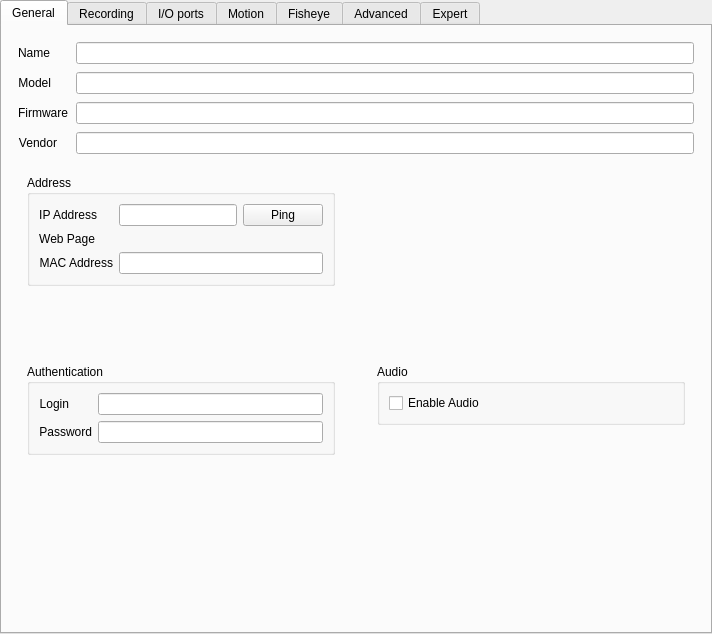
<?xml version="1.0" encoding="UTF-8"?>
<ui version="4.0">
 <class>SingleCameraSettingsWidget</class>
 <widget class="QWidget" name="SingleCameraSettingsWidget">
  <property name="geometry">
   <rect>
    <x>0</x>
    <y>0</y>
    <width>712</width>
    <height>634</height>
   </rect>
  </property>
  <layout class="QVBoxLayout" name="verticalLayout_8">
   <property name="spacing">
    <number>0</number>
   </property>
   <property name="leftMargin">
    <number>0</number>
   </property>
   <property name="topMargin">
    <number>0</number>
   </property>
   <property name="rightMargin">
    <number>0</number>
   </property>
   <property name="bottomMargin">
    <number>0</number>
   </property>
   <item>
    <widget class="QTabWidget" name="tabWidget">
     <property name="currentIndex">
      <number>0</number>
     </property>
     <widget class="QWidget" name="generalTab">
      <attribute name="title">
       <string>General</string>
      </attribute>
      <layout class="QVBoxLayout" name="verticalLayout_2" stretch="0,0">
       <property name="spacing">
        <number>0</number>
       </property>
       <property name="leftMargin">
        <number>0</number>
       </property>
       <property name="topMargin">
        <number>0</number>
       </property>
       <property name="rightMargin">
        <number>0</number>
       </property>
       <property name="bottomMargin">
        <number>0</number>
       </property>
       <item>
        <widget class="QnWearableProgressWidget" name="wearableProgressWidget" native="true"/>
       </item>
       <item>
        <layout class="QVBoxLayout" name="generalLayout">
         <property name="leftMargin">
          <number>16</number>
         </property>
         <property name="topMargin">
          <number>16</number>
         </property>
         <property name="rightMargin">
          <number>16</number>
         </property>
         <property name="bottomMargin">
          <number>16</number>
         </property>
         <item>
          <layout class="QFormLayout" name="topFormLayout">
           <property name="fieldGrowthPolicy">
            <enum>QFormLayout::AllNonFixedFieldsGrow</enum>
           </property>
           <property name="horizontalSpacing">
            <number>8</number>
           </property>
           <property name="verticalSpacing">
            <number>8</number>
           </property>
           <item row="0" column="0">
            <widget class="QLabel" name="nameLabel">
             <property name="text">
              <string>Name</string>
             </property>
             <property name="alignment">
              <set>Qt::AlignRight|Qt::AlignTrailing|Qt::AlignVCenter</set>
             </property>
            </widget>
           </item>
           <item row="0" column="1">
            <widget class="QLineEdit" name="nameEdit"/>
           </item>
           <item row="1" column="0">
            <widget class="QLabel" name="modelLabel">
             <property name="text">
              <string>Model</string>
             </property>
             <property name="alignment">
              <set>Qt::AlignRight|Qt::AlignTrailing|Qt::AlignVCenter</set>
             </property>
            </widget>
           </item>
           <item row="1" column="1">
            <widget class="QLineEdit" name="modelEdit">
             <property name="readOnly">
              <bool>true</bool>
             </property>
            </widget>
           </item>
           <item row="2" column="0">
            <widget class="QLabel" name="firmwareLabel">
             <property name="text">
              <string>Firmware</string>
             </property>
             <property name="alignment">
              <set>Qt::AlignRight|Qt::AlignTrailing|Qt::AlignVCenter</set>
             </property>
            </widget>
           </item>
           <item row="2" column="1">
            <widget class="QLineEdit" name="firmwareEdit">
             <property name="readOnly">
              <bool>true</bool>
             </property>
            </widget>
           </item>
           <item row="3" column="0">
            <widget class="QLabel" name="vendorLabel">
             <property name="text">
              <string>Vendor</string>
             </property>
             <property name="alignment">
              <set>Qt::AlignRight|Qt::AlignTrailing|Qt::AlignVCenter</set>
             </property>
            </widget>
           </item>
           <item row="3" column="1">
            <widget class="QLineEdit" name="vendorEdit">
             <property name="readOnly">
              <bool>true</bool>
             </property>
            </widget>
           </item>
          </layout>
         </item>
         <item>
          <widget class="QnWearableUploadWidget" name="wearableUploadWidget" native="true"/>
         </item>
         <item>
          <layout class="QGridLayout" name="generalGridLayout" columnstretch="1,1">
           <property name="topMargin">
            <number>12</number>
           </property>
           <property name="horizontalSpacing">
            <number>24</number>
           </property>
           <property name="verticalSpacing">
            <number>20</number>
           </property>
           <item row="1" column="0">
            <widget class="QStackedWidget" name="authenticationOrWearableInfoWidget">
             <property name="currentIndex">
              <number>0</number>
             </property>
             <widget class="QWidget" name="authenticationPage">
              <layout class="QVBoxLayout" name="verticalLayout_5">
               <item>
                <widget class="QGroupBox" name="authenticationGroupBox">
                 <property name="title">
                  <string>Authentication</string>
                 </property>
                 <property name="flat">
                  <bool>true</bool>
                 </property>
                 <layout class="QFormLayout" name="authenticationFormLayout">
                  <property name="fieldGrowthPolicy">
                   <enum>QFormLayout::AllNonFixedFieldsGrow</enum>
                  </property>
                  <item row="0" column="0">
                   <widget class="QLabel" name="loginLabel">
                    <property name="text">
                     <string>Login</string>
                    </property>
                    <property name="alignment">
                     <set>Qt::AlignRight|Qt::AlignTrailing|Qt::AlignVCenter</set>
                    </property>
                   </widget>
                  </item>
                  <item row="0" column="1">
                   <widget class="QLineEdit" name="loginEdit"/>
                  </item>
                  <item row="1" column="0">
                   <widget class="QLabel" name="passwordLabel">
                    <property name="text">
                     <string>Password</string>
                    </property>
                    <property name="alignment">
                     <set>Qt::AlignRight|Qt::AlignTrailing|Qt::AlignVCenter</set>
                    </property>
                   </widget>
                  </item>
                  <item row="1" column="1">
                   <widget class="QLineEdit" name="passwordEdit">
                    <property name="echoMode">
                     <enum>QLineEdit::PasswordEchoOnEdit</enum>
                    </property>
                   </widget>
                  </item>
                 </layout>
                </widget>
               </item>
               <item>
                <spacer name="verticalSpacer_5">
                 <property name="orientation">
                  <enum>Qt::Vertical</enum>
                 </property>
                 <property name="sizeHint" stdset="0">
                  <size>
                   <width>20</width>
                   <height>40</height>
                  </size>
                 </property>
                </spacer>
               </item>
              </layout>
             </widget>
             <widget class="QWidget" name="wearableInfoPage">
              <layout class="QVBoxLayout" name="verticalLayout_12">
               <item>
                <widget class="QLabel" name="wearableInfoLabel">
                 <property name="text">
                  <string>Uploaded archive can be deleted automatically, if there is no free space on a server storage.
The oldest footage among all cameras on the server will be deleted first.</string>
                 </property>
                 <property name="alignment">
                  <set>Qt::AlignLeading|Qt::AlignLeft|Qt::AlignTop</set>
                 </property>
                 <property name="wordWrap">
                  <bool>true</bool>
                 </property>
                </widget>
               </item>
              </layout>
             </widget>
            </widget>
           </item>
           <item row="0" column="0">
            <widget class="QStackedWidget" name="addressOrArchiveLengthWidget">
             <property name="currentIndex">
              <number>0</number>
             </property>
             <widget class="QWidget" name="addressPage">
              <layout class="QVBoxLayout" name="verticalLayout_4">
               <item>
                <widget class="QGroupBox" name="addressGroupBox">
                 <property name="title">
                  <string>Address</string>
                 </property>
                 <property name="flat">
                  <bool>true</bool>
                 </property>
                 <layout class="QFormLayout" name="addressFormLayout">
                  <property name="sizeConstraint">
                   <enum>QLayout::SetNoConstraint</enum>
                  </property>
                  <property name="fieldGrowthPolicy">
                   <enum>QFormLayout::AllNonFixedFieldsGrow</enum>
                  </property>
                  <item row="0" column="0">
                   <widget class="QLabel" name="ipAddressLabel">
                    <property name="text">
                     <string>IP Address</string>
                    </property>
                    <property name="alignment">
                     <set>Qt::AlignRight|Qt::AlignTrailing|Qt::AlignVCenter</set>
                    </property>
                   </widget>
                  </item>
                  <item row="0" column="1">
                   <layout class="QHBoxLayout" name="horizontalLayout_5">
                    <item>
                     <widget class="QLineEdit" name="ipAddressEdit">
                      <property name="enabled">
                       <bool>true</bool>
                      </property>
                      <property name="frame">
                       <bool>true</bool>
                      </property>
                      <property name="readOnly">
                       <bool>true</bool>
                      </property>
                     </widget>
                    </item>
                    <item>
                     <widget class="QPushButton" name="pingButton">
                      <property name="sizePolicy">
                       <sizepolicy hsizetype="Fixed" vsizetype="Fixed">
                        <horstretch>0</horstretch>
                        <verstretch>0</verstretch>
                       </sizepolicy>
                      </property>
                      <property name="text">
                       <string>Ping</string>
                      </property>
                     </widget>
                    </item>
                   </layout>
                  </item>
                  <item row="1" column="0">
                   <widget class="QLabel" name="webPageLabel">
                    <property name="text">
                     <string>Web Page</string>
                    </property>
                    <property name="alignment">
                     <set>Qt::AlignRight|Qt::AlignTrailing|Qt::AlignVCenter</set>
                    </property>
                   </widget>
                  </item>
                  <item row="1" column="1">
                   <widget class="QLabel" name="webPageLink">
                    <property name="focusPolicy">
                     <enum>Qt::StrongFocus</enum>
                    </property>
                    <property name="text">
                     <string notr="true">&lt;camera url&gt;</string>
                    </property>
                    <property name="openExternalLinks">
                     <bool>false</bool>
                    </property>
                    <property name="textInteractionFlags">
                     <set>Qt::LinksAccessibleByKeyboard|Qt::LinksAccessibleByMouse</set>
                    </property>
                   </widget>
                  </item>
                  <item row="2" column="0">
                   <widget class="QLabel" name="macAddressLabel">
                    <property name="text">
                     <string>MAC Address</string>
                    </property>
                    <property name="alignment">
                     <set>Qt::AlignRight|Qt::AlignTrailing|Qt::AlignVCenter</set>
                    </property>
                   </widget>
                  </item>
                  <item row="2" column="1">
                   <widget class="QLineEdit" name="macAddressEdit">
                    <property name="readOnly">
                     <bool>true</bool>
                    </property>
                   </widget>
                  </item>
                 </layout>
                </widget>
               </item>
               <item>
                <spacer name="verticalSpacer_3">
                 <property name="orientation">
                  <enum>Qt::Vertical</enum>
                 </property>
                 <property name="sizeHint" stdset="0">
                  <size>
                   <width>20</width>
                   <height>40</height>
                  </size>
                 </property>
                </spacer>
               </item>
              </layout>
             </widget>
             <widget class="QWidget" name="wearableArchiveLengthPage">
              <layout class="QVBoxLayout" name="verticalLayout_13">
               <item>
                <widget class="QnArchiveLengthWidget" name="wearableArchiveLengthWidget" native="true"/>
               </item>
              </layout>
             </widget>
            </widget>
           </item>
           <item row="0" column="1">
            <widget class="QnImageControlWidget" name="imageControlWidget" native="true">
             <property name="focusPolicy">
              <enum>Qt::TabFocus</enum>
             </property>
            </widget>
           </item>
           <item row="1" column="1">
            <widget class="QWidget" name="widget_4" native="true">
             <layout class="QVBoxLayout" name="verticalLayout_11">
              <item>
               <widget class="QGroupBox" name="audioGroupBox">
                <property name="title">
                 <string>Audio</string>
                </property>
                <property name="flat">
                 <bool>true</bool>
                </property>
                <layout class="QVBoxLayout" name="audioVerticalLayout">
                 <item>
                  <widget class="QCheckBox" name="enableAudioCheckBox">
                   <property name="text">
                    <string>Enable Audio</string>
                   </property>
                  </widget>
                 </item>
                </layout>
               </widget>
              </item>
              <item>
               <spacer name="verticalSpacer_4">
                <property name="orientation">
                 <enum>Qt::Vertical</enum>
                </property>
                <property name="sizeType">
                 <enum>QSizePolicy::Fixed</enum>
                </property>
                <property name="sizeHint" stdset="0">
                 <size>
                  <width>8</width>
                  <height>8</height>
                 </size>
                </property>
               </spacer>
              </item>
              <item>
               <widget class="QnWearableMotionWidget" name="wearableMotionWidget" native="true"/>
              </item>
              <item>
               <spacer name="verticalSpacer_2">
                <property name="orientation">
                 <enum>Qt::Vertical</enum>
                </property>
                <property name="sizeHint" stdset="0">
                 <size>
                  <width>20</width>
                  <height>40</height>
                 </size>
                </property>
               </spacer>
              </item>
             </layout>
            </widget>
           </item>
          </layout>
         </item>
         <item>
          <widget class="QnLicensesProposeWidget" name="licensingWidget" native="true"/>
         </item>
         <item>
          <spacer name="verticalSpacer">
           <property name="orientation">
            <enum>Qt::Vertical</enum>
           </property>
           <property name="sizeHint" stdset="0">
            <size>
             <width>20</width>
             <height>40</height>
            </size>
           </property>
          </spacer>
         </item>
        </layout>
       </item>
      </layout>
     </widget>
     <widget class="QWidget" name="recordingTab">
      <attribute name="title">
       <string>Recording</string>
      </attribute>
      <layout class="QVBoxLayout" name="recordingLayout">
       <property name="leftMargin">
        <number>16</number>
       </property>
       <property name="topMargin">
        <number>0</number>
       </property>
       <property name="rightMargin">
        <number>16</number>
       </property>
       <property name="bottomMargin">
        <number>0</number>
       </property>
       <item>
        <widget class="QnCameraScheduleWidget" name="cameraScheduleWidget" native="true"/>
       </item>
      </layout>
     </widget>
     <widget class="QWidget" name="ioSettingsTab">
      <attribute name="title">
       <string>I/O ports</string>
      </attribute>
      <layout class="QVBoxLayout" name="verticalLayout_28">
       <property name="leftMargin">
        <number>16</number>
       </property>
       <property name="topMargin">
        <number>16</number>
       </property>
       <property name="rightMargin">
        <number>16</number>
       </property>
       <property name="bottomMargin">
        <number>16</number>
       </property>
       <item>
        <widget class="QnIOPortSettingsWidget" name="ioPortSettingsWidget" native="true"/>
       </item>
      </layout>
     </widget>
     <widget class="QWidget" name="motionTab">
      <attribute name="title">
       <string>Motion</string>
      </attribute>
      <layout class="QVBoxLayout" name="verticalLayout_7" stretch="0,1">
       <property name="leftMargin">
        <number>16</number>
       </property>
       <property name="topMargin">
        <number>16</number>
       </property>
       <property name="rightMargin">
        <number>16</number>
       </property>
       <property name="bottomMargin">
        <number>16</number>
       </property>
       <item>
        <widget class="QLabel" name="motionAvailableLabel">
         <property name="font">
          <font>
           <pointsize>14</pointsize>
          </font>
         </property>
         <property name="text">
          <string>Motion is not available for this camera.</string>
         </property>
         <property name="alignment">
          <set>Qt::AlignCenter</set>
         </property>
        </widget>
       </item>
       <item>
        <widget class="QWidget" name="motionControlsWidget" native="true">
         <layout class="QVBoxLayout" name="verticalLayout" stretch="0,1,0">
          <property name="spacing">
           <number>16</number>
          </property>
          <item>
           <layout class="QHBoxLayout" name="horizontalLayout_3">
            <item>
             <widget class="QCheckBox" name="motionDetectionCheckBox">
              <property name="text">
               <string>Motion Detection</string>
              </property>
             </widget>
            </item>
            <item>
             <spacer name="horizontalSpacer_2">
              <property name="orientation">
               <enum>Qt::Horizontal</enum>
              </property>
              <property name="sizeHint" stdset="0">
               <size>
                <width>40</width>
                <height>20</height>
               </size>
              </property>
             </spacer>
            </item>
           </layout>
          </item>
          <item>
           <widget class="QWidget" name="motionWidget" native="true"/>
          </item>
          <item>
           <layout class="QHBoxLayout" name="horizontalLayout_2">
            <property name="spacing">
             <number>16</number>
            </property>
            <item>
             <widget class="QGroupBox" name="motionSensitivityGroupBox">
              <property name="title">
               <string>Sensitivity</string>
              </property>
              <layout class="QHBoxLayout" name="horizontalLayout_4">
               <property name="spacing">
                <number>10</number>
               </property>
              </layout>
             </widget>
            </item>
            <item>
             <layout class="QHBoxLayout" name="horizontalLayout">
              <property name="topMargin">
               <number>8</number>
              </property>
              <item>
               <widget class="QPushButton" name="resetMotionRegionsButton">
                <property name="text">
                 <string>Reset</string>
                </property>
               </widget>
              </item>
              <item>
               <spacer name="horizontalSpacer">
                <property name="orientation">
                 <enum>Qt::Horizontal</enum>
                </property>
                <property name="sizeHint" stdset="0">
                 <size>
                  <width>40</width>
                  <height>20</height>
                 </size>
                </property>
               </spacer>
              </item>
             </layout>
            </item>
           </layout>
          </item>
         </layout>
        </widget>
       </item>
      </layout>
     </widget>
     <widget class="QWidget" name="fisheyeTab">
      <attribute name="title">
       <string>Fisheye</string>
      </attribute>
      <layout class="QVBoxLayout" name="verticalLayout_10">
       <property name="leftMargin">
        <number>16</number>
       </property>
       <property name="topMargin">
        <number>16</number>
       </property>
       <property name="rightMargin">
        <number>16</number>
       </property>
       <property name="bottomMargin">
        <number>16</number>
       </property>
       <item>
        <widget class="QnFisheyeSettingsWidget" name="fisheyeSettingsWidget" native="true"/>
       </item>
      </layout>
     </widget>
     <widget class="QWidget" name="advancedTab">
      <attribute name="title">
       <string>Advanced</string>
      </attribute>
      <layout class="QVBoxLayout" name="verticalLayout_3">
       <property name="leftMargin">
        <number>16</number>
       </property>
       <property name="topMargin">
        <number>16</number>
       </property>
       <property name="rightMargin">
        <number>16</number>
       </property>
       <property name="bottomMargin">
        <number>16</number>
       </property>
       <item>
        <widget class="QnCameraAdvancedSettingsWidget" name="advancedSettingsWidget" native="true"/>
       </item>
      </layout>
     </widget>
     <widget class="QWidget" name="expertTab">
      <attribute name="title">
       <string>Expert</string>
      </attribute>
      <layout class="QVBoxLayout" name="verticalLayout_6">
       <property name="leftMargin">
        <number>16</number>
       </property>
       <property name="topMargin">
        <number>16</number>
       </property>
       <property name="rightMargin">
        <number>16</number>
       </property>
       <property name="bottomMargin">
        <number>16</number>
       </property>
       <item>
        <widget class="QnCameraExpertSettingsWidget" name="expertSettingsWidget" native="true"/>
       </item>
      </layout>
     </widget>
    </widget>
   </item>
   <item>
    <widget class="QnAlertBar" name="alertBar" native="true">
     <property name="text" stdset="0">
      <string>TextLabel</string>
     </property>
    </widget>
   </item>
  </layout>
 </widget>
 <customwidgets>
  <customwidget>
   <class>QnArchiveLengthWidget</class>
   <extends>QWidget</extends>
   <header location="global">ui/widgets/properties/archive_length_widget.h</header>
   <container>1</container>
  </customwidget>
  <customwidget>
   <class>QnAlertBar</class>
   <extends>QWidget</extends>
   <header location="global">ui/widgets/common/alert_bar.h</header>
  </customwidget>
  <customwidget>
   <class>QnCameraExpertSettingsWidget</class>
   <extends>QWidget</extends>
   <header location="global">ui/widgets/properties/expert_settings_widget.h</header>
   <container>1</container>
  </customwidget>
  <customwidget>
   <class>QnImageControlWidget</class>
   <extends>QWidget</extends>
   <header location="global">ui/widgets/properties/image_control_widget.h</header>
   <container>1</container>
  </customwidget>
  <customwidget>
   <class>QnLicensesProposeWidget</class>
   <extends>QWidget</extends>
   <header location="global">ui/widgets/licensing/licenses_propose_widget.h</header>
   <container>1</container>
  </customwidget>
  <customwidget>
   <class>QnCameraScheduleWidget</class>
   <extends>QWidget</extends>
   <header location="global">ui/widgets/properties/camera_schedule_widget.h</header>
   <container>1</container>
  </customwidget>
  <customwidget>
   <class>QnFisheyeSettingsWidget</class>
   <extends>QWidget</extends>
   <header>ui/widgets/properties/fisheye_settings_widget.h</header>
   <container>1</container>
  </customwidget>
  <customwidget>
   <class>QnIOPortSettingsWidget</class>
   <extends>QWidget</extends>
   <header location="global">ui/widgets/properties/ioport_settings_widget.h</header>
   <container>1</container>
  </customwidget>
  <customwidget>
   <class>QnCameraAdvancedSettingsWidget</class>
   <extends>QWidget</extends>
   <header location="global">ui/widgets/properties/camera_advanced_settings_widget.h</header>
   <container>1</container>
  </customwidget>
  <customwidget>
   <class>QnWearableUploadWidget</class>
   <extends>QWidget</extends>
   <header location="global">ui/widgets/properties/wearable_upload_widget.h</header>
   <container>1</container>
  </customwidget>
  <customwidget>
   <class>QnWearableProgressWidget</class>
   <extends>QWidget</extends>
   <header location="global">ui/widgets/properties/wearable_progress_widget.h</header>
   <container>1</container>
  </customwidget>
  <customwidget>
   <class>QnWearableMotionWidget</class>
   <extends>QWidget</extends>
   <header location="global">ui/widgets/properties/wearable_motion_widget.h</header>
   <container>1</container>
  </customwidget>
 </customwidgets>
 <tabstops>
  <tabstop>tabWidget</tabstop>
  <tabstop>nameEdit</tabstop>
  <tabstop>modelEdit</tabstop>
  <tabstop>firmwareEdit</tabstop>
  <tabstop>vendorEdit</tabstop>
  <tabstop>ipAddressEdit</tabstop>
  <tabstop>pingButton</tabstop>
  <tabstop>webPageLink</tabstop>
  <tabstop>macAddressEdit</tabstop>
  <tabstop>imageControlWidget</tabstop>
  <tabstop>loginEdit</tabstop>
  <tabstop>passwordEdit</tabstop>
  <tabstop>enableAudioCheckBox</tabstop>
 </tabstops>
 <resources/>
 <connections/>
 <slots>
  <slot>buttonClicked(QAbstractButton*)</slot>
 </slots>
</ui>
